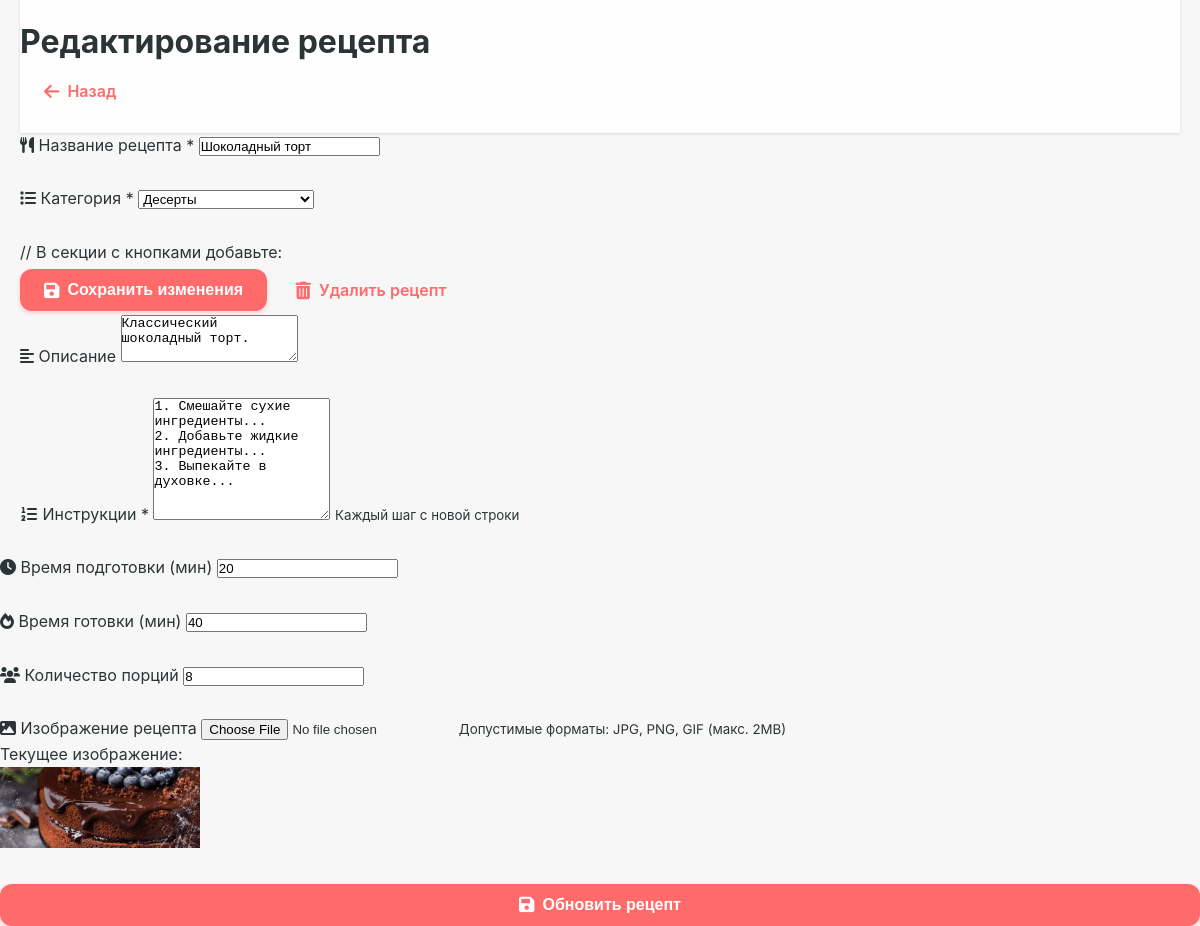
The app's page /edit_recipe.php?id=1 (signed in) with its own data.
### tables this page shows
CREATE TABLE `recipes` (
  `recipe_id` int NOT NULL,
  `category_id` int NOT NULL,
  `recipe_name` varchar(255) NOT NULL,
  `description` text,
  `instructions` text NOT NULL,
  `prep_time` int DEFAULT NULL,
  `cook_time` int DEFAULT NULL,
  `servings` int DEFAULT NULL,
  `user_id` int NOT NULL,
  `image_url` varchar(255) DEFAULT NULL,
  `created_at` timestamp NULL DEFAULT CURRENT_TIMESTAMP
);

CREATE TABLE `categories` (
  `category_id` int NOT NULL,
  `category_name` varchar(255) NOT NULL,
  `description` text
);

### functions.php (called while the page is built, shortened)
<?php
function getRecipe($id) {
    global $pdo;
    try {
        $stmt = $pdo->prepare("SELECT r.*, c.category_name, u.username as author
                              FROM recipes r
                              JOIN categories c ON r.category_id = c.category_id
                              JOIN users u ON r.user_id = u.user_id
                              WHERE r.recipe_id = ?");
        $stmt->execute([$id]);
        return $stmt->fetch();
    } catch (PDOException $e) {
        error_log("Error fetching recipe: " . $e->getMessage());
        return null;
    }
}
function canEditRecipe($user_id, $recipe_id) {
    global $pdo;
    $stmt = $pdo->prepare("SELECT user_id FROM recipes WHERE recipe_id = ?");
    $stmt->execute([$recipe_id]);
    $recipe = $stmt->fetch();
    return $recipe && ($recipe['user_id'] == $user_id || isAdmin($user_id));
}

### edit_recipe.php (the view, shortened to what this page needs)
<?php
require_once 'config.php';
$recipeId = isset($_GET['id']) ? intval($_GET['id']) : 0;
$recipe = $recipeId ? getRecipe($recipeId) : null;
if ($recipeId && !canEditRecipe($_SESSION['user_id'], $recipeId)) {
    header("HTTP/1.0 403 Forbidden");
    die("У вас нет прав для редактирования этого рецепта");
}
$categories = [];
try {
    $stmt = $pdo->query("SELECT * FROM categories");
    $categories = $stmt->fetchAll();
} catch (PDOException $e) {
    error_log("Error fetching categories: " . $e->getMessage());
}
?>
<!DOCTYPE html>
<html lang="ru">
<head>
    <link rel="stylesheet" href="https://cdnjs.cloudflare.com/ajax/libs/font-awesome/6.0.0/css/all.min.css">
    <link rel="stylesheet" href="css/style.css">
</head>
<body>
    <div class="container">
        <header>
            <h1><?= $recipeId ? 'Редактирование рецепта' : 'Создание нового рецепта' ?></h1>
            <a href="<?= $recipeId ? 'recipe.php?id='.$recipeId : 'index.php' ?>" class="btn">
                <i class="fas fa-arrow-left"></i> Назад
            </a>
        </header>
        <main>
            <form method="post" enctype="multipart/form-data" class="recipe-form">
                <div class="form-group">
                    <label for="recipe_name"><i class="fas fa-utensils"></i> Название рецепта *</label>
                    <input type="text" id="recipe_name" name="recipe_name"
                           value="<?= htmlspecialchars($recipe['recipe_name'] ?? '') ?>" required>
                </div>
                <div class="form-group">
                    <label for="category_id"><i class="fas fa-list"></i> Категория *</label>
                    <select id="category_id" name="category_id" required>
                        <?php foreach ($categories as $category): ?>
                            <option value="<?= $category['category_id'] ?>"
                                <?= ($recipe['category_id'] ?? '') == $category['category_id'] ? 'selected' : '' ?>>
                                <?= htmlspecialchars($category['category_name']) ?>
                            </option>
                        <?php endforeach; ?>
                    </select>
                </div>
                // В секции с кнопками добавьте:
                    <div class="recipe-actions">
                        <button type="submit" class="btn btn-primary">
                            <i class="fas fa-save"></i> Сохранить изменения
                        </button>
                        <a href="delete_recipe.php?id=<?= $recipe['recipe_id'] ?>"
                        class="btn btn-danger"
                        id="delete-recipe-btn"
                        onclick="return confirmDelete()">
                            <i class="fas fa-trash-alt"></i> Удалить рецепт
                        </a>
                    </div>
                <div class="form-group">
                    <label for="description"><i class="fas fa-align-left"></i> Описание</label>
                    <textarea id="description" name="description" rows="3"><?= htmlspecialchars($recipe['description'] ?? '') ?></textarea>
                </div>
                <div class="form-group">
                    <label for="instructions"><i class="fas fa-list-ol"></i> Инструкции *</label>
                    <textarea id="instructions" name="instructions" rows="8" required><?= htmlspecialchars($recipe['instructions'] ?? '') ?></textarea>
                    <small class="form-hint">Каждый шаг с новой строки</small>
                </div>
    </div>
                <div class="form-row">
                    <div class="form-group">
                        <label for="prep_time"><i class="fas fa-clock"></i> Время подготовки (мин)</label>
                        <input type="number" id="prep_time" name="prep_time" min="0"
                               value="<?= htmlspecialchars($recipe['prep_time'] ?? '15') ?>">
                    </div>
                    <div class="form-group">
                        <label for="cook_time"><i class="fas fa-fire"></i> Время готовки (мин)</label>
                        <input type="number" id="cook_time" name="cook_time" min="0"
                               value="<?= htmlspecialchars($recipe['cook_time'] ?? '30') ?>">
                    </div>
                    <div class="form-group">
                        <label for="servings"><i class="fas fa-users"></i> Количество порций</label>
                        <input type="number" id="servings" name="servings" min="1"
                               value="<?= htmlspecialchars($recipe['servings'] ?? '2') ?>">
                    </div>
                </div>
                <div class="form-group">
                    <label for="recipe_image"><i class="fas fa-image"></i> Изображение рецепта</label>
                    <input type="file" id="recipe_image" name="recipe_image" accept="image/*">
                    <small class="form-hint">Допустимые форматы: JPG, PNG, GIF (макс. 2MB)</small>
                    <?php if (!empty($recipe['image_url'])): ?>
                        <div class="current-image">
                            <p>Текущее изображение:</p>
                            <img src="<?= htmlspecialchars($recipe['image_url']) ?>"
                                 alt="Текущее изображение рецепта"
                                 style="max-width: 200px;">
                        </div>
                    <?php endif; ?>
                </div>
                <button type="submit" class="btn btn-primary">
                    <i class="fas fa-save"></i> <?= $recipeId ? 'Обновить рецепт' : 'Создать рецепт' ?>
                </button>
</body>
</html>

### css/style.css (style rules this page uses)
:root { --primary: #FF6B6B; --primary-dark: #FF5252; --secondary: #4ECDC4; --accent: #FFE66D; --dark: #2D3436; --light: #F7F7F7; --white: #FFFFFF; --gray: #DFE6E9; --text: #2D3436; --border-radius: 12px; --shadow-sm: 0 1px 3px rgba(0,0,0,0.12); --shadow-md: 0 4px 6px rgba(0,0,0,0.1); --shadow-lg: 0 10px 25px rgba(0,0,0,0.1); --transition: all 0.4s cubic-bezier(0.22, 1, 0.36, 1); }
* { margin: 0; padding: 0; box-sizing: border-box; }
body { font-family: 'Inter', -apple-system, BlinkMacSystemFont, sans-serif; line-height: 1.6; color: var(--text); background-color: var(--light); min-height: 100vh; display: flex; flex-direction: column; -webkit-font-smoothing: antialiased; }
a { text-decoration: none; color: var(--primary); transition: var(--transition); position: relative; }
a::after { content: ''; position: absolute; bottom: -2px; left: 0; width: 0; height: 2px; background: var(--primary); transition: var(--transition); }
.container { width: 100%; max-width: 1200px; margin: 0 auto; padding: 0 20px; }
header { background-color: var(--white); box-shadow: var(--shadow-sm); padding: 1rem 0; position: sticky; top: 0; z-index: 100; backdrop-filter: blur(10px); background-color: rgba(255, 255, 255, 0.85); }
.btn { display: inline-flex; align-items: center; justify-content: center; padding: 0.75rem 1.5rem; border-radius: var(--border-radius); font-weight: 600; cursor: pointer; transition: var(--transition); border: none; gap: 8px; font-size: 1rem; }
.btn i { font-size: 1.1rem; }
.btn-primary { background-color: var(--primary); color: var(--white); box-shadow: 0 2px 4px rgba(255, 107, 107, 0.3); }
.form-group { margin-bottom: 1.75rem; position: relative; }

### records on screen
recipes: recipe_name "Шоколадный торт", category_id "Десерты", description "Классический шоколадный торт.", instructions "1. Смешайте сухие ингредиенты... 2. Добавьте жидкие ингредиенты... 3. Выпекайте в духовке...", prep_time "20", cook_time "40", servings "8", image_url (picture)
